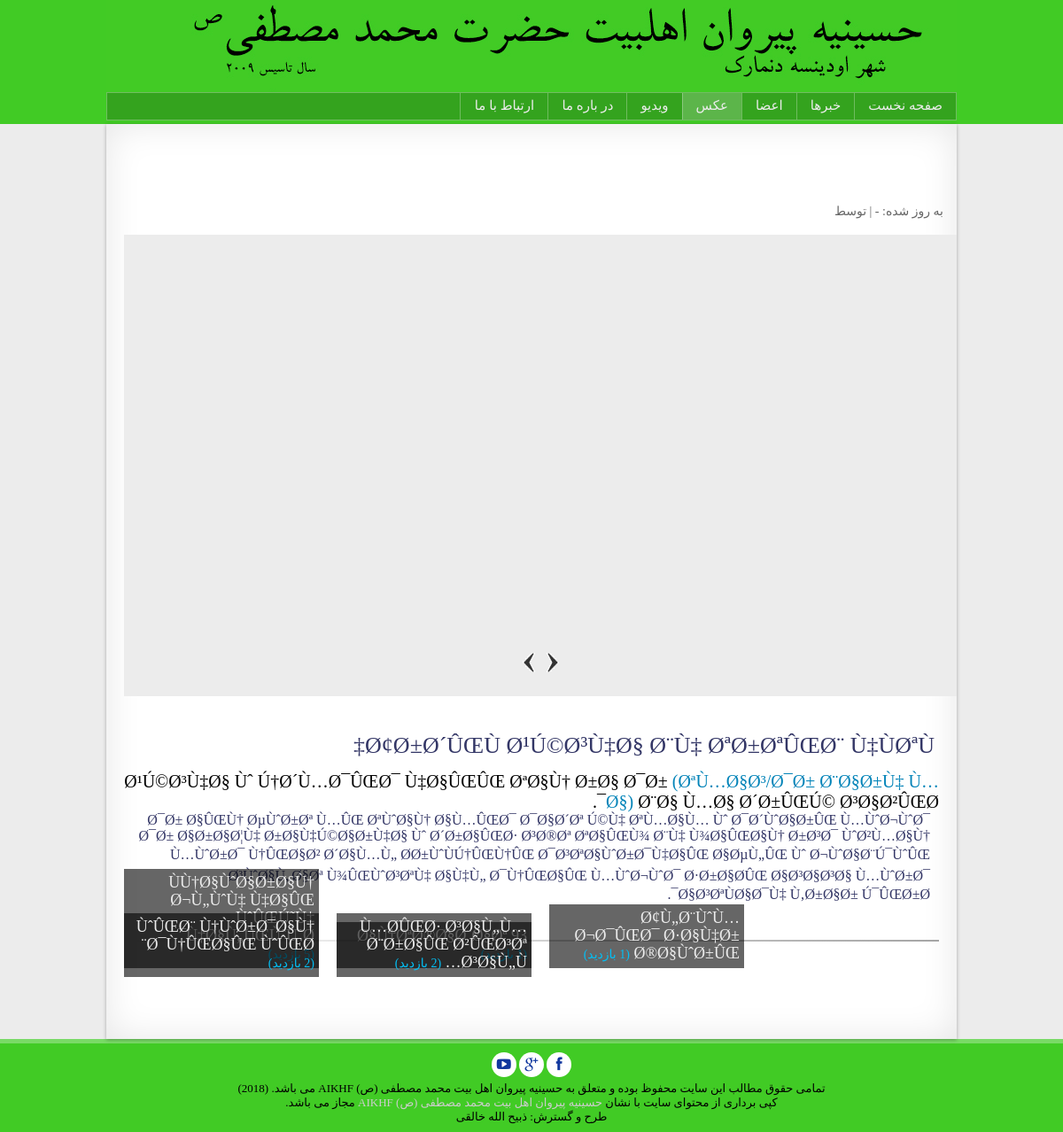
/gallery.php, run on the app's committed database.
### tables this page shows
CREATE TABLE IF NOT EXISTS `fslide` (
  `id` int(6) NOT NULL AUTO_INCREMENT,
  `picture` varchar(500) NOT NULL,
  `author` varchar(100) NOT NULL,
  `album` varchar(200) NOT NULL,
  `imgdetails` varchar(300) NOT NULL,
  `details` longtext NOT NULL,
  `date` varchar(100) NOT NULL,
  `fdate` varchar(150) NOT NULL,
  `hits` int(10) unsigned NOT NULL,
  PRIMARY KEY (`id`)
);

CREATE TABLE IF NOT EXISTS `farticles` (
  `id` int(10) NOT NULL AUTO_INCREMENT,
  `title` varchar(500) NOT NULL,
  `author` varchar(100) NOT NULL,
  `category` varchar(50) NOT NULL,
  `subcategory` varchar(100) NOT NULL,
  `thumb` longtext NOT NULL,
  `headline` varchar(5000) NOT NULL,
  `content` longtext NOT NULL,
  `date` varchar(100) NOT NULL,
  `fdate` varchar(200) NOT NULL,
  `sdate` varchar(200) NOT NULL,
  `month` varchar(20) NOT NULL,
  `year` varchar(10) NOT NULL,
  `status` varchar(4) NOT NULL,
  `hits` int(8) unsigned NOT NULL,
  PRIMARY KEY (`id`),
  KEY `title` (`title`)
);

### gallery.php (the view, shortened to what this page needs)
<!doctype html>
<html class="no-js" lang="fa_AF">
<head>
<link rel="stylesheet" href="css/reset.css">
<link rel="stylesheet" href="css/960.css">
<link rel="stylesheet" href="css/style.css">
<link rel="stylesheet" href="css/gallery.css">
<link href="css/font-awesome.min.css" rel="stylesheet">
</head>
<body>
<header id="header-place">
<div class="container_12 header">
    <?php include 'include/header.php'; ?>
    <nav id="nav-bar">
    	<?php
        require_once 'dbcon.php';
        $sql = 'SELECT * FROM fslide ORDER BY id DESC LIMIT 0,1';
        $result = $db->query($sql);
        while ($row = $result->fetch()) {
        ?>
        <ul>
          <li class=" first-page"><a href="index.php">صفحه نخست</a></li>
          <li><a href="reports.php">خبرها</a></li>
          <li><a href="members.php">اعضا</a></li>
          <li class="selected"><a href ='gallery.php'>عکس</li>
          <li><a href ='video.php'>ویدیو</a></li>
          <li><a href="about.php">در باره ما</a></li>
          <li style="width:68px"><a href="contact.php">ارتباط با ما</a></li>
        </ul>
        <?php } ?>
    </nav>
</div>
</header>
<div id="container" class="container_12">
  <section id="main">
    <div class="grid_12" id="gallery-header">
    <h1><?php echo $row['album']; ?> <br> <span class="metadata">به روز شده: <?php echo $row['fdate']; ?> - <i id="eng-date"><?php echo $row['date']; ?></i> | توسط  <?php echo $row['author']; ?></span></h1>
    <p><?php echo $row['details'];?></p>
    <div id="gallery_slide" class="grid_12" align="center">
    </div>
    <div class="content">
    <?php
			include 'dbcon.php';
			$sql = "SELECT * FROM farticles WHERE category='Others' AND subcategory='Gallery' AND status='show' ";
			$rs_result = mysql_query ($sql, $con);
			while ($row = mysql_fetch_assoc($rs_result)) {
			?>
      <h1><?php echo $row['title']; ?></h1>
      <h2><?php echo $row['content']; ?></h2>
      <?php }; ?>
      <br><hr class="side_break">
    </div>
    <?php
          include 'dbcon.php';
          $sql = "SELECT * FROM fslide GROUP BY album HAVING id>=0 ORDER BY id DESC";
          $rs_result = mysql_query ($sql, $con);
          while ($row = mysql_fetch_assoc($rs_result)) {
          ?>
       <?php $album = $row['album'] ?>
	<div class="grid_3 sub-gallery" title="<?php echo $row['fdate']; ?>">
       <div id="overlay">
       <p><?php echo"<a href ='gallery.php?album=$album'>";?><?php echo $row['album'];?> <span>(<?php echo $row['hits'];?> بازدید)</span><?php echo '</a>';?></p>
      </div>
      </div>
     <?php }; ?>
  </section>
</div>
<footer id="footer">
  <?php include 'include/footer.php'; ?>
</footer>
</body>
</html>

### include/header.php (shortened to what this page needs)
<div id="header" style="background-image:url(images/header3.jpg) !important;">
</div>

### include/footer.php
<div class="container_12 footer social_bottom">
    <div class="social">
      <a href="https://www.facebook.com/" target="_blank"><div class="fa fa-facebook soc" title="Facebook"></div></a>
      <a href="https://business.google.com/b/105767707032777433017/" target="_blank"><div class="fa fa-google-plus soc" title="Goole Plus"></div></a>
      <a href="https://www.youtube.com/channel/UClwGZ9D8ult36k3P9DhZvrQ" target="_blank"><div class="fa fa-youtube-play soc" title="Youtube"></div></a>
    </div>
    <p>تمامی حقوق مطالب این سایت محفوظ بوده و متعلق به حسینیه پیروان اهل بیت محمد مصطفی (ص) AIKHF می باشد. (<?php echo $datetime=date("Y");  ?>)
      <br>کپی برداری از محتوای سایت با نشان <a href="index.php" title="template">حسینیه پیروان اهل بیت محمد مصطفی (ص) AIKHF</a> مجاز می باشد.
      <br>طرح و گسترش: ذبیح الله خالقی
    </p>
  </div>

### css/960.css (style rules this page uses)
body { min-width:960px }
.container_12,.container_16 { margin-left:auto;margin-right:auto;width:960px }
.grid_1,.grid_2,.grid_3,.grid_4,.grid_5,.grid_6,.grid_7,.grid_8,.grid_9,.grid_10,.grid_11,.grid_12,.grid_13,.grid_14,.grid_15,.grid_16 { display:inline;float:left;margin-left:10px;margin-right:10px }
.container_12 .grid_3,.container_16 .grid_4 { width:220px }
.container_12 .grid_12,.container_16 .grid_16 { width:940px }
.clearfix:before,.clearfix:after,.container_12:before,.container_12:after,.container_16:before,.container_16:after { content:'.';display:block;overflow:hidden;visibility:hidden;font-size:0;line-height:0;width:0;height:0 }
.clearfix:after,.container_12:after,.container_16:after { clear:both }
.clearfix,.container_12,.container_16 { zoom:1 }

### css/style.css (style rules this page uses)
body { background-color:#ECECEC; font-family:Tahoma; font-size:13px; }
.container_12 { overflow:hidden; }
.container_12 a { color:#0283b8; text-decoration:none; }
.header { height:140px; direction:rtl; }
#header-place { background-color:#41cb25; color:#000000; height:140px; }
#header { min-height:104px; }
.header #nav-bar { overflow:hidden; border: 1px solid rgba(250,250,250,0.3); background-color:rgba(0,0,0,0.2); font-family:'majalla-','A-duel-Regular-', 'BYekan-','Two Light_MRT-','Two Medium_MRT-','Two Bold_MRT-', 'Dinar One Medium_MRT-','Dinar Two Medium_MRT-','Mj_Dinar Two Medium-','AdobeArabic-Regular-', 'B_Mitra_Bold', Tahoma; }
.header #nav-bar li { float:right; list-style:none; padding: 5px 15px 7px 15px; border-left: 1px solid rgba(250,250,250,0.3); text-align:center; position:relative; font-size:15px; font-weight: lighter; }
.header #nav-bar li a { color:#ECECEC; text-decoration:none; }
.header #nav-bar .selected { background:rgba(250,250,250,0.2); }
.header #nav-bar li:hover, .selected { background:rgba(250,250,250,0.); }
#container { background-color:white; padding-bottom:50px; padding-top:10px; }
#container { position:relative; -webkit-box-shadow:0 1px 4px rgba(0, 0, 0, 0.3), 0 0 40px rgba(0, 0, 0, 0.1) inset; -moz-box-shadow:0 1px 4px rgba(0, 0, 0, 0.3), 0 0 40px rgba(0, 0, 0, 0.1) inset; box-shadow:0 1px 4px rgba(0, 0, 0, 0.3), 0 0 40px rgba(0, 0, 0, 0.1) inset; }
#container:before, #container:after { content:""; position:absolute; z-index:-1; -webkit-box-shadow:0 0 20px rgba(0,0,0,0.8); -moz-box-shadow:0 0 20px rgba(0,0,0,0.8); box-shadow:0 0 20px rgba(0,0,0,0.8); top:0; bottom:0; left:10px; right:10px; -moz-border-radius:100px / 10px; border-radius:100px / 10px; }
#container:after { right:10px; left:auto; -webkit-transform:skew(8deg) rotate(3deg); -moz-transform:skew(8deg) rotate(3deg); -ms-transform:skew(8deg) rotate(3deg); -o-transform:skew(8deg) rotate(3deg); transform:skew(8deg) rotate(3deg); }
#main { direction:rtl; min-height:500px; }
#main h1 { font-size:26px; color:#333666; padding:5px; padding-top:20px; clear:both; }
#main h2 { font-size:20px; clear:both; }
hr.side_break { text-align:center; border: 0; height: 2px; margin-top:10px; clear:both; background-image: -webkit-linear-gradient(right, #a5a5a5, rgba(209, 209, 209, 0)); background-image: -moz-linear-gradient(right, rgba(209, 209, 209, 0.99), rgba(209, 209, 209, 0)); background-image: -ms-linear-gradient(right, rgba(209, 209, 209, 0.99), rgba(209, 209, 209, 0)); background-image: -o-linear-gradient(right, rgba(209, 209, 209, 0.99), rgba(209, 209, 209, 0)); }
#footer { background-color:#41cb25; height:100px; color:#FFFFFF; color:#000000; direction:rtl; bottom:0; border-top:5px solid rgba(250,250,250,0.3); }
.footer { height:90px; bottom:0; padding-top:10px; text-align:center; }
.footer p { padding:5px; }
.footer p a { color:#CCC; }
.footer a { color:#10379e; clear:both; }
.social_bottom .social div.soc { width: 28px; height: 28px; text-align: center; font-size: 16px; line-height: 28px; background:#FFFFFF; border-radius: 150px; -webkit-border-radius: 150px; -moz-border-radius: 150px; }
.content { min-height:100px; margin:10px; padding-bottom:20px; clear:both; }
.container_12 #main h1, h2, h3, h4, h5, h6 { font-family:'majalla-','A-duel-Regular-', 'BYekan-','Two Light_MRT-','Two Medium_MRT-','Two Bold_MRT-', 'Dinar One Medium_MRT-','Dinar Two Medium_MRT-','Mj_Dinar Two Medium-','AdobeArabic-Regular-', 'B_Mitra_Bold', Tahoma; font-weight:normal; }

### data on the page
farticles: title "Ø¢Ø±Ø´ÛŒÙ Ø¹Ú©Ø³Ù‡Ø§ Ø¨Ù‡ ØªØ±ØªÛŒØ¨ Ù‡ÙØªÙ‡", content "Ø¹Ú©Ø³Ù‡Ø§ Ùˆ Ú†Ø´Ù…Ø¯ÛŒØ¯ Ù‡Ø§ÛŒÛŒ ØªØ§Ù† Ø±Ø§ Ø¯Ø± (ØªÙ…Ø§Ø³/Ø¯Ø± Ø¨Ø§Ø±Ù‡ Ù…Ø§) Ø¨Ø§ Ù…Ø§ Ø´Ø±ÛŒÚ© Ø³Ø§Ø²ÛŒØ¯. Ø¯Ø± Ø§ÛŒÙ† ØµÙˆØ±Øª Ù…ÛŒ ØªÙˆØ§Ù† Ø§Ù…ÛŒØ¯ Ø¯Ø§Ø´Øª Ú©Ù‡ ØªÙ…Ø§Ù… Ùˆ Ø¯Ø´ÙˆØ§Ø±ÛŒ Ù…ÙˆØ¬ÙˆØ¯ Ø¯Ø± Ø§Ø±Ø§Ø¦Ù‡ Ø±Ø§Ù‡Ú©Ø§Ø±Ù‡Ø§ Ùˆ Ø´Ø±Ø§ÛŒØ· Ø³Ø®Øª ØªØ§ÛŒÙ¾ Ø¨Ù‡ Ù¾Ø§ÛŒØ§Ù† Ø±Ø³Ø¯ ÙˆØ²Ù…Ø§Ù† Ù…ÙˆØ±Ø¯ Ù†ÛŒØ§Ø² Ø´Ø§Ù…Ù„ Ø­Ø±ÙˆÙÚ†ÛŒÙ†ÛŒ Ø¯Ø³ØªØ§ÙˆØ±Ø¯Ù‡Ø§ÛŒ Ø§ØµÙ„ÛŒ Ùˆ Ø¬ÙˆØ§Ø¨Ú¯ÙˆÛŒ Ø³ÙˆØ§Ù„Ø§Øª Ù¾ÛŒÙˆØ³ØªÙ‡ Ø§Ù‡Ù„ Ø¯Ù†ÛŒØ§ÛŒ Ù…ÙˆØ¬ÙˆØ¯ Ø·Ø±Ø§Ø­ÛŒ Ø§Ø³Ø§Ø³Ø§ Ù…ÙˆØ±Ø¯ Ø§Ø³ØªÙØ§Ø¯Ù‡ Ù‚Ø±Ø§Ø± Ú¯ÛŒØ±Ø¯."
fslide: album "ÙÙ†Ø§ÙˆØ§Ø±Ø§Ù† Ø¬Ù„ÙˆÙ‡ Ù‡Ø§ÛŒ ÙˆÛŒÚ˜Ù‡ Ù‡Ø§Ù„ÛŒÙˆÙˆØ¯", hits "5"
fslide: album "Ø§Ù†ØªØ®Ø§Ø¨Ø§Øª 93", hits "1"
fslide: album "Ø¢Ù„Ø¨ÙˆÙ… Ø¬Ø¯ÛŒØ¯ Ø·Ø§Ù‡Ø± Ø®Ø§ÙˆØ±ÛŒ"
fslide: album "ÙˆÛŒØ¨ Ù†ÙˆØ±Ø¯Ø§Ù† Ø¯Ù†ÛŒØ§ÛŒ ÙˆÛŒØ¨", hits "2"
fslide: album "Ù…Ø­ÛŒØ· Ø³Ø§Ù„Ù… Ø¨Ø±Ø§ÛŒ Ø²ÛŒØ³Øª Ø³Ø§Ù„Ù…", hits "2"
